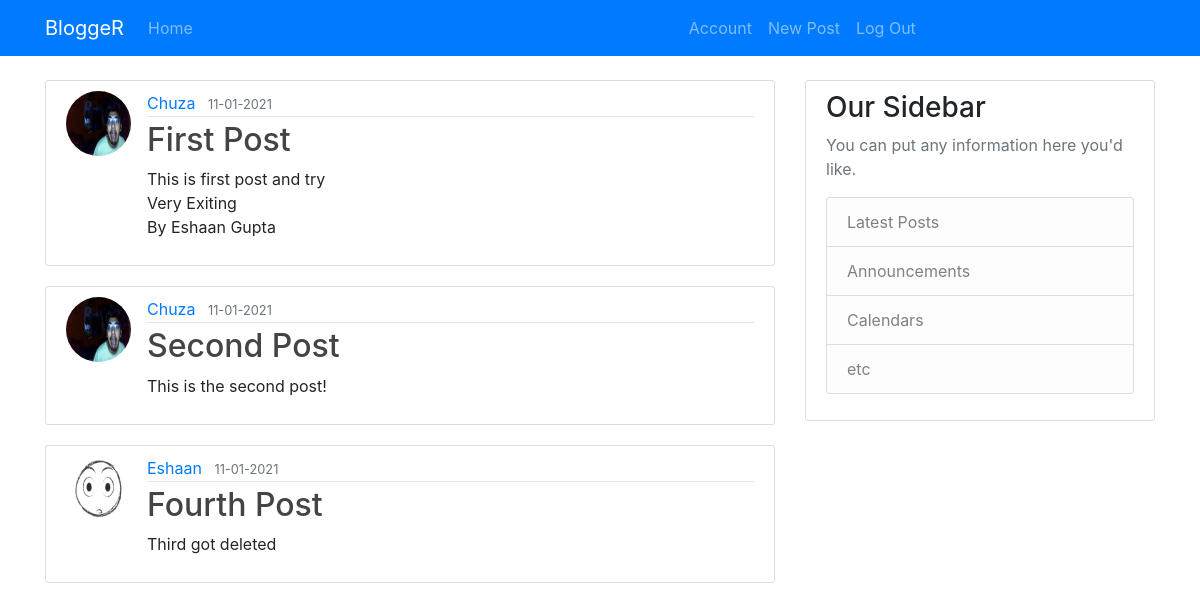
The app's page /home (signed in) with its own data.
### main/models.py (models this page shows, shortened)
class Post(db.Model):
    id = db.Column(db.Integer, primary_key=True)
    title = db.Column(db.String, nullable=False)
    date_posted = db.Column(db.DateTime, nullable=False,
                            default=datetime.utcnow)
    content = db.Column(db.Text, nullable=False)
    user_id = db.Column(db.Integer, db.ForeignKey('user.id'), nullable=False)

class User(db.Model,UserMixin):
    id = db.Column(db.Integer, primary_key=True)
    username = db.Column(db.String(20), unique=True, nullable=False)
    email = db.Column(db.String(120), unique=True, nullable=False)
    image_file = db.Column(db.String(20), unique=False,
                           nullable=False, default="default.jpg")
    password = db.Column(db.String(60), nullable=False)
    posts = db.relationship('Post',
                            backref=db.backref('author', lazy=True))

### main/routes.py (the view)
@app.route('/')
@app.route("/home")
def home():
    posts=Post.query.all()
    return render_template('home.html', posts=posts)

### main/models.py (called while the page is built)
@login_manager.user_loader
def load_user(user_id):
    return User.query.get(int(user_id))

### main/templates/home.html
{%extends "layout.html" %} {%block content%} {%for post in posts%}
<article class="media content-section">
	<img src="{{url_for('static',filename='picture/'+post.author.image_file)}}" class='rounded-circle article-img'>
	<div class="media-body">
		<div class="article-metadata">
			<a class="mr-2" href="#">{{ post.author.username }}</a>
			<small class="text-muted">{{ post.date_posted.strftime('%d-%m-%Y') }}</small>
		</div>
		<h2><a class="article-title" href="{{url_for('post',post_id=post.id)}}">{{ post.title }}</a></h2>
		<p class="article-content">{{ post.content }}</p>
	</div>
</article>
{%endfor%} {%endblock content%}

### main/static/main.css (style rules this page uses)
body { background: #fafafa; color: #333333; margin-top: 5rem; }
h1, h2, h3, h4, h5, h6 { color: #444444; }
.content-section { background: #ffffff; padding: 10px 20px; border: 1px solid #dddddd; border-radius: 3px; margin-bottom: 20px; }
.article-title { color: #444444; }
.article-content { white-space: pre-line; }
.article-img { height: 65px; width: 65px; margin-right: 16px; }
.article-metadata { padding-bottom: 1px; margin-bottom: 4px; border-bottom: 1px solid #e3e3e3 }

### records on screen
Post: image_file (picture), author.username "Chuza", date_posted "11-01-2021", title "First Post", content "This is first post and try Very Exiting By Eshaan Gupta"
Post: image_file (picture), author.username "Chuza", date_posted "11-01-2021", title "Second Post", content "This is the second post!"
Post: image_file (placeholder picture), author.username "Eshaan", date_posted "11-01-2021", title "Fourth Post", content "Third got deleted"
